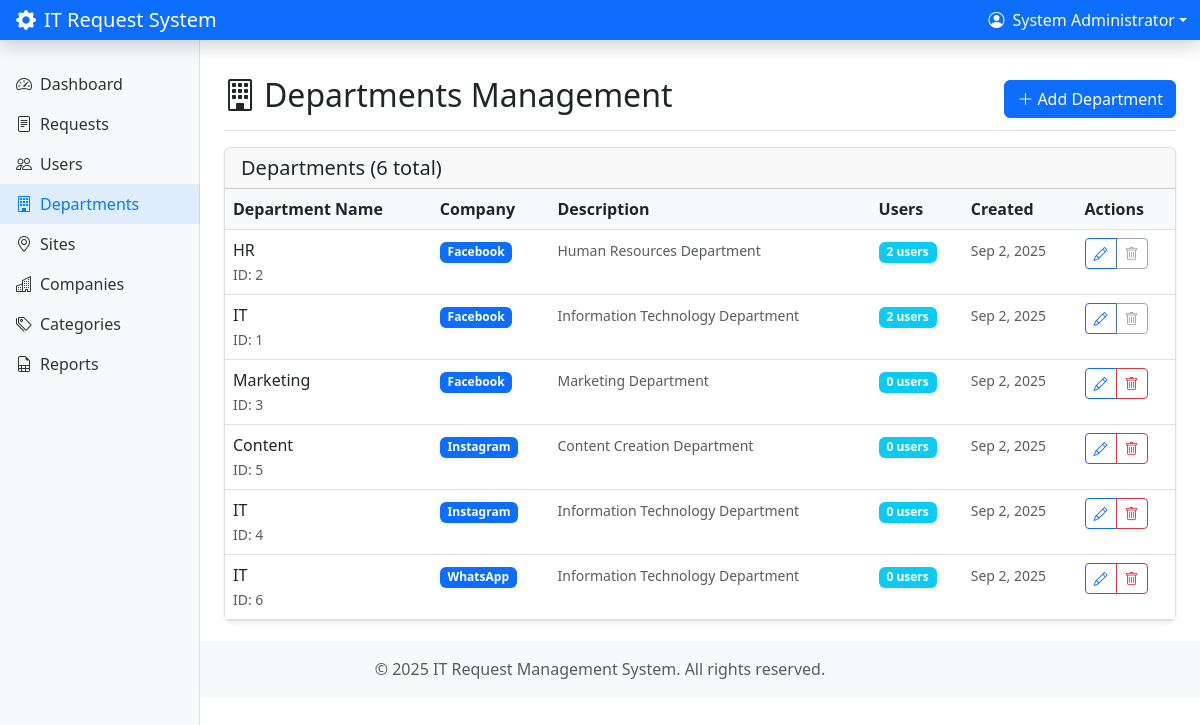
The page /departments/index.php (signed in) on the database its author committed.
### tables this page shows
CREATE TABLE `departments` (
  `id` int(11) NOT NULL AUTO_INCREMENT,
  `name` varchar(255) NOT NULL,
  `description` text,
  `company_id` int(11) NOT NULL,
  `created_at` timestamp NOT NULL DEFAULT current_timestamp(),
  `updated_at` timestamp NOT NULL DEFAULT current_timestamp() ON UPDATE current_timestamp(),
  PRIMARY KEY (`id`),
  KEY `fk_dept_company` (`company_id`),
  CONSTRAINT `fk_dept_company` FOREIGN KEY (`company_id`) REFERENCES `companies` (`id`) ON DELETE CASCADE
);

CREATE TABLE `companies` (
  `id` int(11) NOT NULL AUTO_INCREMENT,
  `name` varchar(255) NOT NULL,
  `description` text,
  `created_at` timestamp NOT NULL DEFAULT current_timestamp(),
  `updated_at` timestamp NOT NULL DEFAULT current_timestamp() ON UPDATE current_timestamp(),
  PRIMARY KEY (`id`),
  UNIQUE KEY `name` (`name`)
);

### config/db.php (called while the page is built, shortened)
<?php
function executeQuery($pdo, $query, $params = []) {
    try {
        $stmt = $pdo->prepare($query);
        $stmt->execute($params);
        return $stmt;
    } catch(PDOException $e) {
        error_log("Database error: " . $e->getMessage());
        return false;
    }
}
function fetchAll($pdo, $query, $params = []) {
    $stmt = executeQuery($pdo, $query, $params);
    return $stmt ? $stmt->fetchAll() : [];
}
?>

### departments/index.php (the view, shortened to what this page needs)
<?php
require_once '../includes/auth.php';
$departments = fetchAll($pdo, "
    SELECT d.*, c.name as company_name,
           COUNT(u.id) as user_count
    FROM departments d
    JOIN companies c ON d.company_id = c.id
    LEFT JOIN users u ON d.id = u.department_id
    GROUP BY d.id
    ORDER BY c.name, d.name
");
include '../includes/header.php';
?>
<div class="d-flex justify-content-between flex-wrap flex-md-nowrap align-items-center pt-3 pb-2 mb-3 border-bottom">
    <h1 class="h2">
        <i class="bi bi-building me-2"></i>Departments Management
    </h1>
    <div class="btn-toolbar mb-2 mb-md-0">
        <button type="button" class="btn btn-primary" data-bs-toggle="modal" data-bs-target="#departmentModal" onclick="openCreateModal()">
            <i class="bi bi-plus-lg me-1"></i>Add Department
        </button>
    </div>
</div>
<div class="card">
    <div class="card-header">
        <h5 class="card-title mb-0">
            Departments (<?php echo count($departments); ?> total)
        </h5>
    </div>
    <div class="card-body p-0">
        <?php if (empty($departments)): ?>
            <div class="text-center py-5">
                <i class="bi bi-building display-1 text-muted"></i>
                <h4 class="mt-3">No departments found</h4>
                <p class="text-muted">Create your first department to get started.</p>
                <button type="button" class="btn btn-primary" data-bs-toggle="modal" data-bs-target="#departmentModal" onclick="openCreateModal()">
                    <i class="bi bi-plus-lg me-1"></i>Add Department
                </button>
            </div>
        <?php else: ?>
            <div class="table-responsive">
                <table class="table table-hover mb-0">
                    <thead>
                        <tr>
                            <th>Department Name</th>
                            <th>Company</th>
                            <th>Description</th>
                            <th>Users</th>
                            <th>Created</th>
                            <th>Actions</th>
                        </tr>
                    </thead>
                    <tbody>
                        <?php foreach ($departments as $department): ?>
                            <tr>
                                <td>
                                    <div class="fw-medium"><?php echo htmlspecialchars($department['name']); ?></div>
                                    <small class="text-muted">ID: <?php echo $department['id']; ?></small>
                                </td>
                                <td>
                                    <span class="badge bg-primary"><?php echo htmlspecialchars($department['company_name']); ?></span>
                                </td>
                                <td>
                                    <?php if ($department['description']): ?>
                                        <small class="text-muted"><?php echo htmlspecialchars($department['description']); ?></small>
                                    <?php else: ?>
                                        <small class="text-muted fst-italic">No description</small>
                                    <?php endif; ?>
                                </td>
                                <td>
                                    <span class="badge bg-info"><?php echo $department['user_count']; ?> users</span>
                                </td>
                                <td>
                                    <small class="text-muted">
                                        <?php echo date('M j, Y', strtotime($department['created_at'])); ?>
                                    </small>
                                </td>
                                <td>
                                    <div class="btn-group btn-group-sm">
                                        <button type="button" class="btn btn-outline-primary"
                                                onclick="openEditModal(<?php echo htmlspecialchars(json_encode($department)); ?>)"
                                                title="Edit">
                                            <i class="bi bi-pencil"></i>
                                        </button>
                                        <?php if ($department['user_count'] == 0): ?>
                                            <button type="button" class="btn btn-outline-danger"
                                                    onclick="deleteDepartment(<?php echo $department['id']; ?>, '<?php echo htmlspecialchars($department['name']); ?>')"
                                                    title="Delete">
                                                <i class="bi bi-trash"></i>
                                            </button>
                                        <?php else: ?>
                                            <button type="button" class="btn btn-outline-secondary" disabled
                                                    title="Cannot delete - has users assigned">
                                                <i class="bi bi-trash"></i>
                                            </button>
                                        <?php endif; ?>
                                    </div>
                                </td>
                            </tr>
                        <?php endforeach; ?>
                    </tbody>
                </table>
            </div>
        <?php endif; ?>
    </div>
</div>
<?php include '../includes/footer.php'; ?>

### includes/header.php (style rules this page uses)
.card { box-shadow: 0 0.125rem 0.25rem rgba(0, 0, 0, 0.075); border: 1px solid rgba(0, 0, 0, 0.125); }
.table th { border-top: none; font-weight: 600; background-color: #f8f9fa; }

### rows shown on the page
departments: name "HR", id "2", company.name "Facebook", description "Human Resources Department", user_count "2", created_at "Sep 2, 2025"
departments: name "IT", id "1", company.name "Facebook", description "Information Technology Department", user_count "2", created_at "Sep 2, 2025"
departments: name "Marketing", id "3", company.name "Facebook", description "Marketing Department", user_count "0", created_at "Sep 2, 2025"
departments: name "Content", id "5", company.name "Instagram", description "Content Creation Department", user_count "0", created_at "Sep 2, 2025"
departments: name "IT", id "4", company.name "Instagram", description "Information Technology Department", user_count "0", created_at "Sep 2, 2025"
departments: name "IT", id "6", company.name "WhatsApp", description "Information Technology Department", user_count "0", created_at "Sep 2, 2025"

### other values the page prints
$current_user['name'] "System Administrator"
count($departments) "6"
